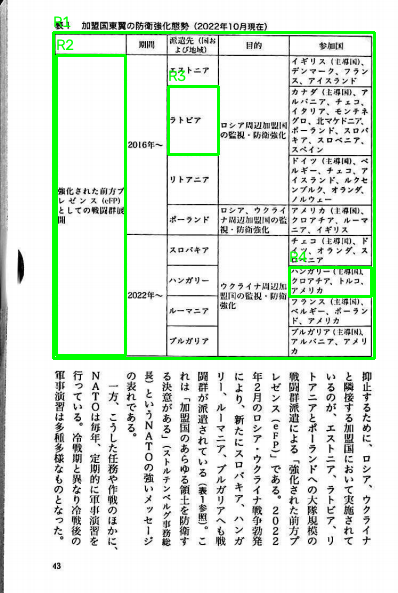
#> input picture ocr_engine/auto_region_test/bordered_regions_overlay.png, 398 x 593 px; its folder holds only this picture in this run
$ python -i table_detection.py   (imports and definitions only)
#> lines starting #> are read from the running program, lines starting #| are printed output that depends on the picture; after the words box and inside, x2 and y2 are one past the last pixel; in counts of white or black regions, pixels touching at a corner belong together
# =========================================================
# 表・罫線検出処理
# =========================================================

import sys
import json
import subprocess
from pathlib import Path
from PIL import Image
from ocr_utils import find_json_file, parse_ndlocr_json
import cv2
import numpy as np


# [679 lines left out: functions detect_lines, analyze_detected_lines, not called in this run]


def detect_bordered_regions(
    image_path: Path,
    output_dir: Path
):
    """
    横罫線・縦罫線から閉じた矩形領域を検出する。

    現段階では「表」とは判定しない。
    あくまで「罫線によって囲まれた領域」を検出する。
    """
#> called with output_dir = 'out.png'

    print()
    print("========== 罫線領域検出開始 ==========")

    # -----------------------------------------------------
    # 画像読み込み
    # -----------------------------------------------------

    image = cv2.imread(
        str(image_path)
    )
#> image is the input picture: shape (593, 398, 3); mean B, G, R 225.8, 234.2, 225.8

    if image is None:

        raise RuntimeError(
            f"画像を読み込めません: {image_path}"
        )

    image_height, image_width = image.shape[:2]
#> image_height = 593; image_width = 398

    # -----------------------------------------------------
    # グレースケール
    # -----------------------------------------------------

    gray = cv2.cvtColor(
        image,
        cv2.COLOR_BGR2GRAY
    )
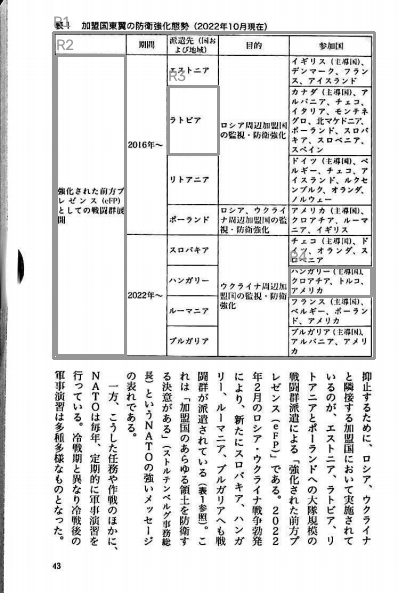
#> gray: shape (593, 398); min 0, max 255, mean 230.8

    # -----------------------------------------------------
    # 二値化
    # -----------------------------------------------------

    binary = cv2.adaptiveThreshold(

        gray,

        255,

        cv2.ADAPTIVE_THRESH_MEAN_C,

        cv2.THRESH_BINARY_INV,

        15,

        10
    )
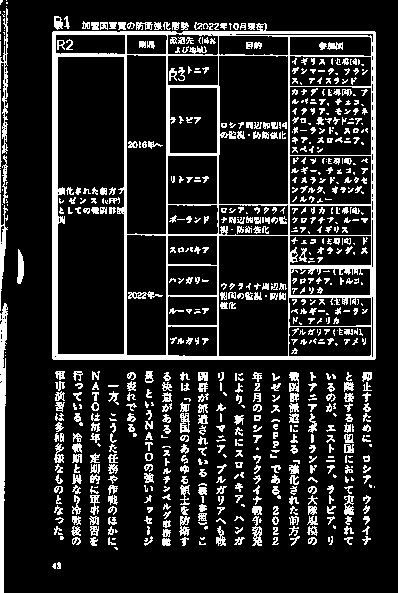
#> binary: shape (593, 398); 15.3% white; 782 white regions (317 under 20 px), largest, box (x1, y1, x2, y2) and area: (52, 23, 376, 360) 12634, (0, 303, 8, 593) 1398, (0, 8, 8, 154) 466

    # -----------------------------------------------------
    # 横罫線
    # -----------------------------------------------------

    horizontal_kernel_length = max(
        10,
        image_width // 20
    )
#> horizontal_kernel_length = 19

    horizontal_kernel = cv2.getStructuringElement(

        cv2.MORPH_RECT,

        (
            horizontal_kernel_length,
            1
        )
    )

    horizontal_lines = cv2.morphologyEx(

        binary,

        cv2.MORPH_OPEN,

        horizontal_kernel
    )
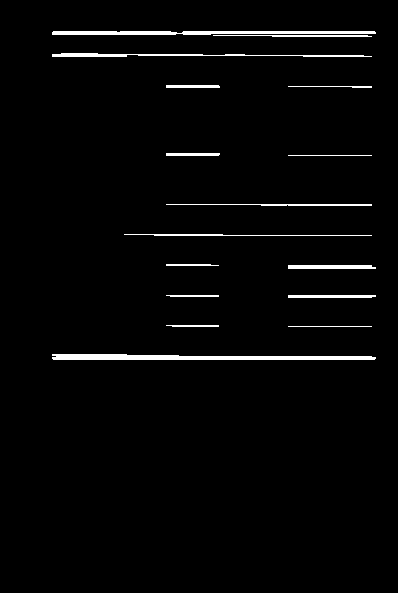
#> horizontal_lines: shape (593, 398); 2.4% white; 16 white regions, largest, box (x1, y1, x2, y2) and area: (52, 354, 376, 360) 1488, (52, 31, 376, 35) 1102, (52, 53, 372, 57) 653

    # -----------------------------------------------------
    # 縦罫線
    # -----------------------------------------------------

    vertical_kernel_length = max(
        10,
        image_height // 20
    )
#> vertical_kernel_length = 29

    vertical_kernel = cv2.getStructuringElement(

        cv2.MORPH_RECT,

        (
            1,
            vertical_kernel_length
        )
    )
#> vertical_kernel = 29 values from 1 to 1

    vertical_lines = cv2.morphologyEx(

        binary,

        cv2.MORPH_OPEN,

        vertical_kernel
    )
#> vertical_lines: shape (593, 398); 3.5% white; 15 white regions, largest, box (x1, y1, x2, y2) and area: (52, 31, 58, 360) 1924, (370, 31, 376, 360) 1372, (0, 303, 6, 593) 1252

    # -----------------------------------------------------
    # 横＋縦
    # -----------------------------------------------------

    line_image = cv2.bitwise_or(

        horizontal_lines,

        vertical_lines
    )
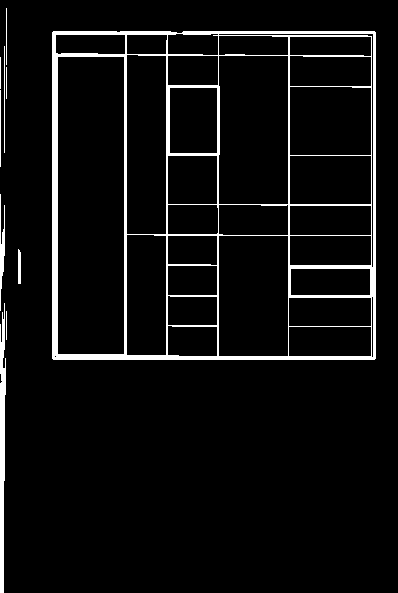
#> line_image: shape (593, 398); 5.8% white; 10 white regions, largest, box (x1, y1, x2, y2) and area: (52, 31, 376, 360) 11648, (0, 303, 6, 593) 1252, (0, 194, 5, 311) 300

    # -----------------------------------------------------
    # 線を少し太くする
    #
    # 交差部分を確実につなげるため
    # -----------------------------------------------------

    connect_kernel = cv2.getStructuringElement(

        cv2.MORPH_RECT,

        (3, 3)
    )

    connected_lines = cv2.dilate(

        line_image,

        connect_kernel,

        iterations=1
    )
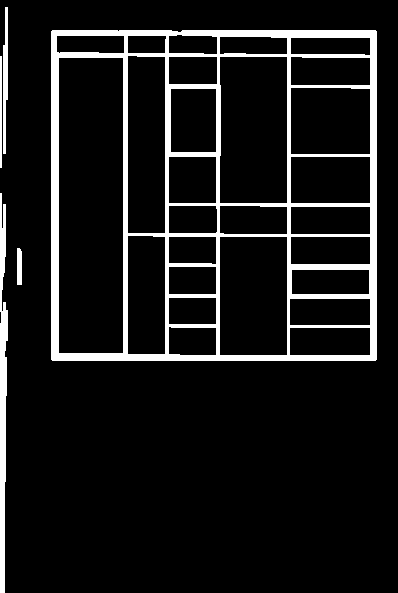
#> connected_lines: shape (593, 398); 9.7% white; 5 white regions

    # -----------------------------------------------------
    # 輪郭検出
    # -----------------------------------------------------

    contours, hierarchy = cv2.findContours(

        connected_lines,

        cv2.RETR_LIST,

        cv2.CHAIN_APPROX_SIMPLE
    )
#> contours = 32 contours; largest, box (x1, y1, x2, y2) and area: (51, 30, 377, 361) 107234, (58, 57, 124, 354) 19238, (219, 56, 288, 204) 9923, (219, 236, 288, 356) 8090, (127, 55, 166, 234) 6734

    regions = []

    # -----------------------------------------------------
    # 矩形候補を取得
    # -----------------------------------------------------

    for contour in contours:

        x, y, w, h = cv2.boundingRect(
            contour
        )

        # ---------------------------------------------
        # 小さすぎる領域を除外
        # ---------------------------------------------

        if w < 30 or h < 20:
            continue

        # ---------------------------------------------
        # 画像全体に近いものを除外
        #
        # ページ全体を囲むような輪郭を
        # 罫線領域として扱わない
        # ---------------------------------------------

        area_ratio = (
            (w * h)
            /
            (image_width * image_height)
        )

        if area_ratio > 0.90:
            continue

        # ---------------------------------------------
        # 横線・縦線が実際に存在するか確認
        # ---------------------------------------------

        roi_horizontal = horizontal_lines[
            y:min(y + h, image_height),
            x:min(x + w, image_width)
        ]

        roi_vertical = vertical_lines[
            y:min(y + h, image_height),
            x:min(x + w, image_width)
        ]

        horizontal_pixels = cv2.countNonZero(
            roi_horizontal
        )

        vertical_pixels = cv2.countNonZero(
            roi_vertical
        )

        # ---------------------------------------------
        # 横線と縦線の両方が存在する領域だけ採用
        # ---------------------------------------------

        if horizontal_pixels == 0:
            continue

        if vertical_pixels == 0:
            continue

        # ---------------------------------------------
        # 重複チェック用
        # ---------------------------------------------

        regions.append(
            {
                "x": int(x),
                "y": int(y),
                "width": int(w),
                "height": int(h),
                "area": int(w * h),
                "horizontal_pixels": int(
                    horizontal_pixels
                ),
                "vertical_pixels": int(
                    vertical_pixels
                )
            }
        )
#> this loop made 32 passes
#> (x, y, w, h) on passes 7, 15, 26, 27, 28, 29, 32: (17, 248, 5, 37), (0, 193, 8, 400), (290, 37, 81, 19), (219, 36, 69, 19), (127, 35, 40, 19), (56, 35, 69, 19), (3, 7, 5, 147)
#> (contour, x, y, w, h) on pass 25: ([[0, 56], [0, 167], [1, 167], [1, 56]], 0, 56, 2, 112)
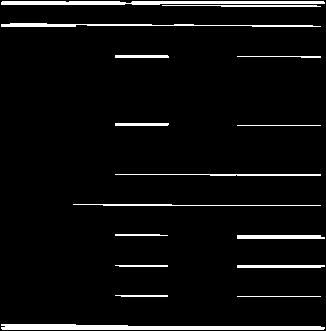
#> roi_horizontal: shape (331, 326); 5.2% white; 16 white regions, largest, box (x1, y1, x2, y2) and area: (1, 324, 325, 330) 1488, (1, 1, 325, 5) 1102, (1, 23, 321, 27) 653
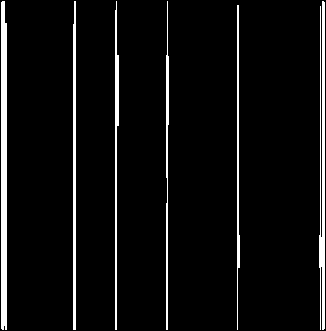
#> roi_vertical: shape (331, 326); 5.9% white; 6 white regions, box (x1, y1, x2, y2) and area: (1, 1, 7, 330) 1924, (319, 1, 325, 330) 1372, (73, 1, 76, 330) 964, (115, 1, 119, 330) 791, (166, 1, 169, 330) 648, (237, 5, 240, 330) 621
#> after the loop, regions = 2 items

    # -----------------------------------------------------
    # 小さい矩形を内包する大きな矩形がある場合、
    # まずはすべて保存する。
    #
    # 後段で「表全体」に統合する。
    # -----------------------------------------------------

    regions.sort(
        key=lambda r: (
            r["y"],
            r["x"],
            -r["area"]
        )
    )

    # -----------------------------------------------------
    # JSON保存
    # -----------------------------------------------------

    bordered_result = {

        "image": str(
            image_path
        ),

        "image_width": int(
            image_width
        ),

        "image_height": int(
            image_height
        ),

        "regions": regions
    }

    bordered_json = (
#> (the run stopped early here; a loop or call above may not have finished)

$ run again, on ocr_engine/auto_region_test/line_segments_overlay.png
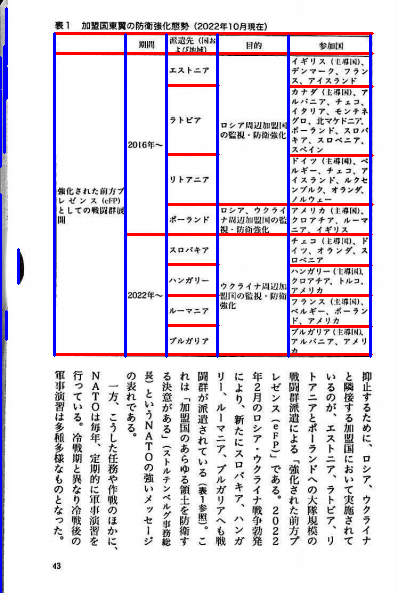
#> input picture ocr_engine/auto_region_test/line_segments_overlay.png, 398 x 593 px
#> in detect_bordered_regions, image is the input picture: shape (593, 398, 3); mean B, G, R 230.9, 222.7, 229.1
#> in detect_bordered_regions, `binary = cv2.adaptiveThreshold(  gray,  255,  cv2.ADAPTIVE_THRESH_MEAN..`:
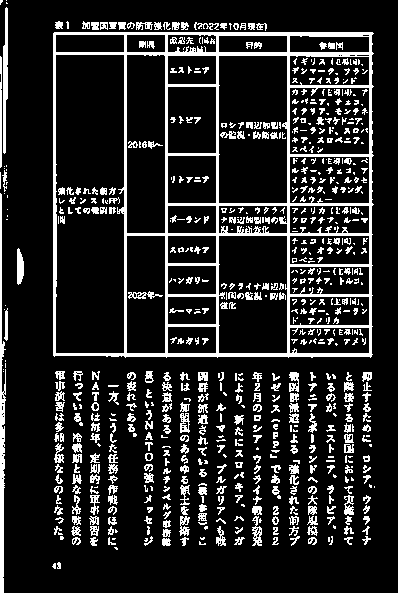
#> binary: shape (593, 398); 15.1% white; 795 white regions (362 under 20 px), largest, box (x1, y1, x2, y2) and area: (53, 32, 374, 358) 13201, (0, 193, 6, 593) 1314, (3, 7, 8, 154) 543
#> horizontal_lines: shape (593, 398); 3% white; 15 white regions, largest, box (x1, y1, x2, y2) and area: (53, 353, 373, 357) 1206, (53, 52, 374, 57) 1197, (53, 32, 374, 37) 1172
#> vertical_lines: shape (593, 398); 3.4% white; 11 white regions, largest, box (x1, y1, x2, y2) and area: (53, 32, 57, 357) 1038, (0, 193, 4, 593) 1034, (124, 32, 127, 358) 976
#> line_image: shape (593, 398); 6.1% white; 6 white regions, box (x1, y1, x2, y2) and area: (53, 32, 374, 358) 12510, (0, 193, 4, 593) 1034, (3, 7, 8, 154) 543, (0, 57, 2, 168) 195, (17, 248, 21, 285) 139, (5, 310, 8, 341) 89
#> connected_lines: shape (593, 398); 9.8% white; 5 white regions
#> contours = 32 contours; largest, box (x1, y1, x2, y2) and area: (52, 31, 375, 359) 104322, (56, 55, 124, 353) 19829, (219, 56, 287, 203) 9774, (219, 236, 287, 353) 7753, (127, 55, 165, 233) 6546
#> the loop in detect_bordered_regions, `for contour in contours: ` made 32 passes
#> (x, y, w, h) on passes 3, 8, 16, 26, 27, 28, 29, 30: (4, 309, 5, 33), (16, 247, 6, 39), (0, 192, 5, 401), (290, 36, 79, 16), (219, 36, 68, 16), (168, 35, 48, 17), (127, 35, 38, 17), (56, 35, 68, 17)
#> after the loop in detect_bordered_regions, `for contour in contours:`:
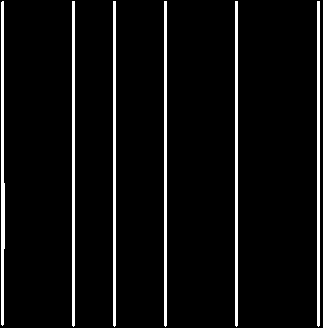
#> roi_vertical: shape (328, 323); 5.6% white; 6 white regions, box (x1, y1, x2, y2) and area: (1, 1, 5, 326) 1038, (72, 1, 75, 327) 976, (113, 1, 116, 327) 976, (164, 1, 167, 327) 976, (235, 1, 238, 327) 976, (317, 1, 320, 327) 976
#> after the loop in detect_bordered_regions, `for contour in contours:`: regions = 1 item
